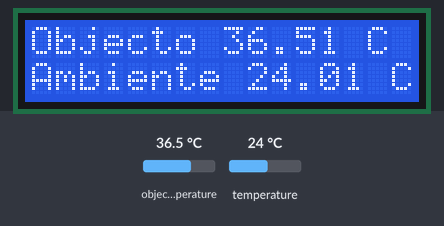
Bench run of a sketch on a simulated Arduino Uno, built with avr-gcc and run on an emulated ATmega328P. Shown: 16×2 character LCD. Inputs (shaded band) come from the test bench; at power-on: object temperature 36.5 °C, temperature 24 °C.

Above: at 1.2 s.
1.3 s: object temperature set to 20 °C
At 2.5 s:
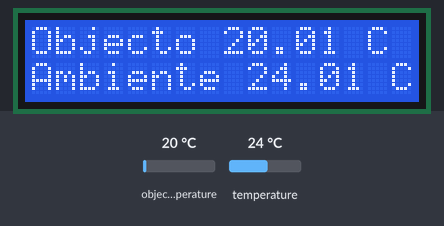
2.8 s: temperature set to 12 °C
At 4.0 s:
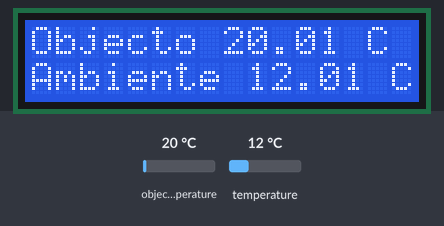
4.3 s: object temperature set to 26 °C
At 5.1 s:
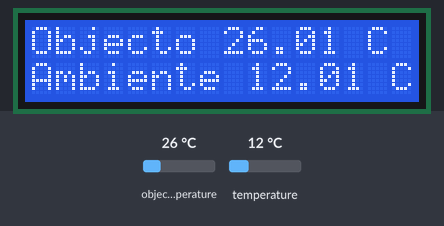
5.8 s: temperature set to 19 °C
At 6.2 s:
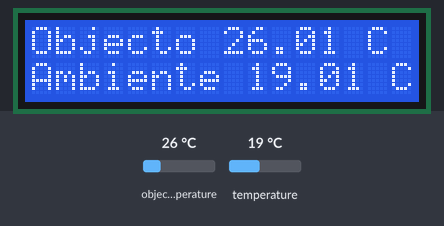
Timing chart, 0 to 8.3 s (numbered marks = the images above; inputs shaded):
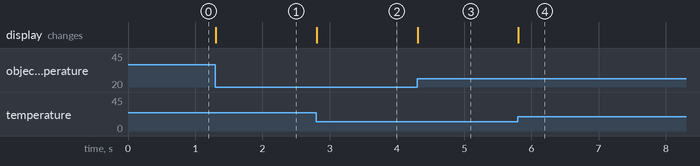

Measured:
- after the input at 1.3 s, the display: changes at once (image 1)
- after the input at 2.8 s, the display: changes at once (image 2)
- after the input at 4.3 s, the display: changes at once (image 3)
- after the input at 5.8 s, the display: changes at once (image 4)

The sketch:

c.ino
```cpp
#include <Wire.h>
#include <Adafruit_MLX90614.h>

Adafruit_MLX90614 mlx = Adafruit_MLX90614();
#include <LiquidCrystal.h>

const int rs = 8, en = 9, d4 = 4, d5 = 5, d6 = 6, d7 = 7;
LiquidCrystal lcd(rs, en, d4, d5, d6, d7);

void setup() {
  lcd.begin(16, 2);
  mlx.begin();
}

void loop() {
  lcd.setCursor(0, 1);
  lcd.print("Ambiente ");
  lcd.print(mlx.readAmbientTempC());
  lcd.print(" C");
 lcd.setCursor(0, 0);

  lcd.print("Objecto ");
  lcd.print(mlx.readObjectTempC());

  lcd.print(" C");
}
```
